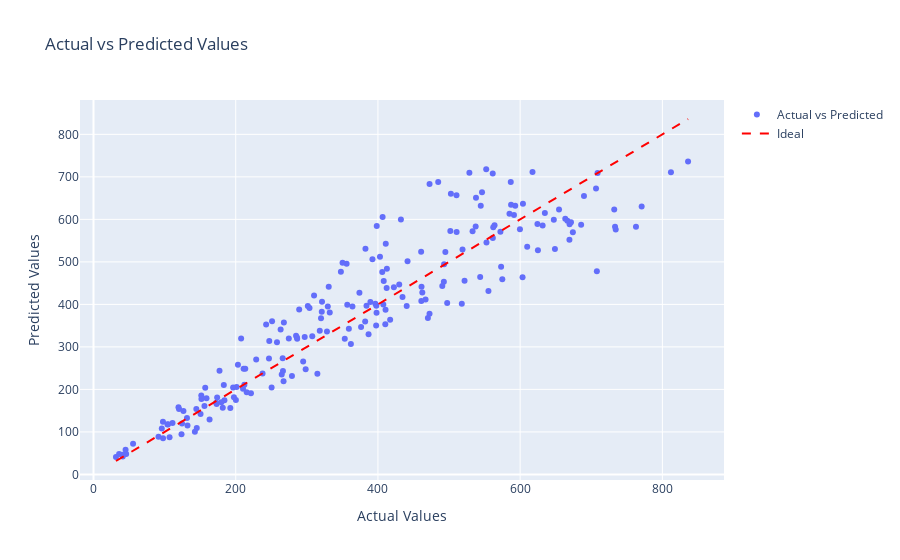

Write notebook code for a chart like this one.
### Code cell
from sklearn.model_selection import train_test_split
from sklearn.ensemble import RandomForestRegressor
# Converting Vehicle_Type to numerical feature
data["Vehicle_Type"] = data["Vehicle_Type"].map({"Premium": 1, "Economy": 0})

# Selecting features and target variable
x = np.array(data[["Number_of_Riders", "Number_of_Drivers", "Vehicle_Type", "Expected_Ride_Duration"]])
y = np.array(data["Historical_Cost_of_Ride"])  # Assuming this is the target variable

# Spliting data into training and testing sets
x_train, x_test, y_train, y_test = train_test_split(x, y, test_size=0.2, random_state=42)

# Training a random forest regression model
model = RandomForestRegressor()
model.fit(x_train, y_train)

# Defining function to convert vehicle type to numeric
def get_vehicle_type_numeric(vehicle_type):
    vehicle_type_mapping = {"Premium": 1, "Economy": 0}
    return vehicle_type_mapping.get(vehicle_type)

# Defining function to predict price based on input values
def predict_price(number_of_riders, number_of_drivers, vehicle_type, expected_ride_duration):
    vehicle_type_numeric = get_vehicle_type_numeric(vehicle_type)
    if vehicle_type_numeric is None:
        raise ValueError("Invalid vehicle type")
    
    input_data = np.array([[number_of_riders, number_of_drivers, vehicle_type_numeric, expected_ride_duration]])
    predicted_price = model.predict(input_data)
    return predicted_price

# Example prediction using user input values
user_number_of_riders = 50
user_number_of_drivers = 25
user_vehicle_type = "Economy"
expected_ride_duration = 30
predicted_price = predict_price(user_number_of_riders, user_number_of_drivers, user_vehicle_type, expected_ride_duration)
print("Predicted price:", predicted_price)

# Comparing actual vs predicted results using a scatter plot
y_pred = model.predict(x_test)

fig = go.Figure()
fig.add_trace(go.Scatter(
    x=y_test.flatten(),
    y=y_pred,
    mode='markers',
    name='Actual vs Predicted'
))

fig.add_trace(go.Scatter(
    x=[min(y_test.flatten()), max(y_test.flatten())],
    y=[min(y_test.flatten()), max(y_test.flatten())],
    mode='lines',
    name='Ideal',
    line=dict(color='red', dash='dash')
))

fig.update_layout(
    title='Actual vs Predicted Values',
    xaxis_title='Actual Values',
    yaxis_title='Predicted Values',
    showlegend=True,
    height=800  
)

fig.show()

### Figure 1 — Plotly figure (JSON) as saved in the notebook; plotly's stock layout.template omitted (floating-point values rounded to 4 significant figures; data arrays with more than 128 entries replaced by an {"elided": "..."} marker saying what was removed)
{"data": [{"mode": "markers", "name": "Actual vs Predicted", "type": "scatter", "x": {"elided": "200 float values"}, "y": {"elided": "200 float values"}}, {"line": {"color": "red", "dash": "dash"}, "mode": "lines", "name": "Ideal", "type": "scatter", "x": [31.57, 836.1], "y": [31.57, 836.1]}], "layout": {"autosize": true, "showlegend": true, "title": {"text": "Actual vs Predicted Values"}, "xaxis": {"autorange": true, "range": [-17.66, 885.3], "title": {"text": "Actual Values"}, "type": "linear"}, "yaxis": {"autorange": true, "range": [-13.13, 880.8], "title": {"text": "Predicted Values"}, "type": "linear"}}}
